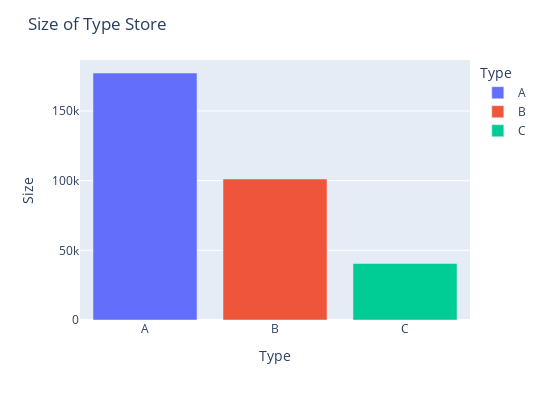

Source (notebook cell):
### Code cell
custom_aggregation = {}
custom_aggregation["Size"] = "mean"
data0 = data1.groupby("Type").agg(custom_aggregation)
data0.columns = ["Size"]
data0['Type'] = data0.index

fig = px.bar(data0, x='Type', y="Size", color="Type")
fig['layout'].update(height=400, width=550, title='Size of Type Store')
fig.show()

### Figure 1 — Plotly figure (JSON) as saved in the notebook; plotly's stock layout.template omitted (floating-point values rounded to 4 significant figures)
{"data": [{"alignmentgroup": "True", "hovertemplate": "Type=%{x}<br>Size=%{y}<extra></extra>", "legendgroup": "A", "marker": {"color": "#636efa"}, "name": "A", "offsetgroup": "A", "orientation": "v", "showlegend": true, "textposition": "auto", "type": "bar", "x": ["A"], "xaxis": "x", "y": [177200.0], "yaxis": "y"}, {"alignmentgroup": "True", "hovertemplate": "Type=%{x}<br>Size=%{y}<extra></extra>", "legendgroup": "B", "marker": {"color": "#EF553B"}, "name": "B", "offsetgroup": "B", "orientation": "v", "showlegend": true, "textposition": "auto", "type": "bar", "x": ["B"], "xaxis": "x", "y": [101200.0], "yaxis": "y"}, {"alignmentgroup": "True", "hovertemplate": "Type=%{x}<br>Size=%{y}<extra></extra>", "legendgroup": "C", "marker": {"color": "#00cc96"}, "name": "C", "offsetgroup": "C", "orientation": "v", "showlegend": true, "textposition": "auto", "type": "bar", "x": ["C"], "xaxis": "x", "y": [40540.0], "yaxis": "y"}], "layout": {"barmode": "relative", "height": 400, "legend": {"title": {"text": "Type"}, "tracegroupgap": 0}, "margin": {"t": 60}, "title": {"text": "Size of Type Store"}, "width": 550, "xaxis": {"anchor": "y", "categoryarray": ["A", "B", "C"], "categoryorder": "array", "domain": [0.0, 1.0], "title": {"text": "Type"}}, "yaxis": {"anchor": "x", "domain": [0.0, 1.0], "title": {"text": "Size"}}}}
